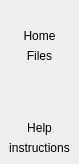
     <widget class="QCustomSlideMenu" name="LeftMenuContainer" native="true">
      <property name="maximumSize">
       <size>
        <width>45</width>
        <height>16777215</height>
       </size>
      </property>
      <layout class="QVBoxLayout" name="verticalLayout">
       <property name="leftMargin">
        <number>0</number>
       </property>
       <property name="topMargin">
        <number>0</number>
       </property>
       <property name="rightMargin">
        <number>0</number>
       </property>
       <property name="bottomMargin">
        <number>0</number>
       </property>
       <item>
        <widget class="QWidget" name="LeftMenuSubContainer" native="true">
         <property name="styleSheet">
          <string notr="true">border-radius:7px;</string>
         </property>
         <layout class="QVBoxLayout" name="verticalLayout_2">
          <property name="spacing">
           <number>0</number>
          </property>
          <property name="leftMargin">
           <number>0</number>
          </property>
          <property name="topMargin">
           <number>0</number>
          </property>
          <property name="rightMargin">
           <number>0</number>
          </property>
          <property name="bottomMargin">
           <number>0</number>
          </property>
          <item alignment="Qt::AlignmentFlag::AlignTop">
           <widget class="QFrame" name="frame">
            <property name="frameShape">
             <enum>QFrame::Shape::StyledPanel</enum>
            </property>
            <property name="frameShadow">
             <enum>QFrame::Shadow::Raised</enum>
            </property>
            <layout class="QVBoxLayout" name="verticalLayout_3">
             <property name="spacing">
              <number>0</number>
             </property>
             <property name="leftMargin">
              <number>0</number>
             </property>
             <property name="topMargin">
              <number>6</number>
             </property>
             <property name="rightMargin">
              <number>0</number>
             </property>
             <property name="bottomMargin">
              <number>0</number>
             </property>
             <item alignment="Qt::AlignmentFlag::AlignHCenter|Qt::AlignmentFlag::AlignVCenter">
              <widget class="QPushButton" name="menuBtn">
               <property name="toolTip">
                <string>Menu</string>
               </property>
               <property name="layoutDirection">
                <enum>Qt::LayoutDirection::LeftToRight</enum>
               </property>
               <property name="autoFillBackground">
                <bool>false</bool>
               </property>
               <property name="text">
                <string/>
               </property>
               <property name="icon">
                <iconset resource="resources.qrc">
                 <normaloff>:/icons/images/icons/icon_menu.png</normaloff>:/icons/images/icons/icon_menu.png</iconset>
               </property>
               <property name="iconSize">
                <size>
                 <width>20</width>
                 <height>20</height>
                </size>
               </property>
              </widget>
             </item>
            </layout>
           </widget>
          </item>
          <item alignment="Qt::AlignmentFlag::AlignTop">
           <widget class="QFrame" name="frame_2">
            <property name="sizePolicy">
             <sizepolicy hsizetype="Preferred" vsizetype="Preferred">
              <horstretch>0</horstretch>
              <verstretch>0</verstretch>
             </sizepolicy>
            </property>
            <property name="frameShape">
             <enum>QFrame::Shape::StyledPanel</enum>
            </property>
            <property name="frameShadow">
             <enum>QFrame::Shadow::Raised</enum>
            </property>
            <layout class="QVBoxLayout" name="verticalLayout_4">
             <item>
              <widget class="QPushButton" name="homeBtn">
               <property name="toolTip">
                <string>Home</string>
               </property>
               <property name="styleSheet">
                <string notr="true"/>
               </property>
               <property name="text">
                <string>Home</string>
               </property>
               <property name="icon">
                <iconset resource="resources.qrc">
                 <normaloff>:/icons/images/icons/cil-home.png</normaloff>:/icons/images/icons/cil-home.png</iconset>
               </property>
               <property name="iconSize">
                <size>
                 <width>36</width>
                 <height>36</height>
                </size>
               </property>
              </widget>
             </item>
             <item>
              <widget class="QPushButton" name="FilesBtn">
               <property name="toolTip">
                <string>Files</string>
               </property>
               <property name="text">
                <string>Files</string>
               </property>
               <property name="icon">
                <iconset resource="resources.qrc">
                 <normaloff>:/icons/images/icons/cil-file.png</normaloff>:/icons/images/icons/cil-file.png</iconset>
               </property>
               <property name="iconSize">
                <size>
                 <width>36</width>
                 <height>36</height>
                </size>
               </property>
              </widget>
             </item>
            </layout>
           </widget>
          </item>
          <item>
           <spacer name="verticalSpacer">
            <property name="orientation">
             <enum>Qt::Orientation::Vertical</enum>
            </property>
            <property name="sizeHint" stdset="0">
             <size>
              <width>20</width>
              <height>40</height>
             </size>
            </property>
           </spacer>
          </item>
          <item alignment="Qt::AlignmentFlag::AlignBottom">
           <widget class="QFrame" name="frame_3">
            <property name="frameShape">
             <enum>QFrame::Shape::StyledPanel</enum>
            </property>
            <property name="frameShadow">
             <enum>QFrame::Shadow::Raised</enum>
            </property>
            <layout class="QVBoxLayout" name="verticalLayout_5">
             <item>
              <widget class="QPushButton" name="helpBtn">
               <property name="toolTip">
                <string>Get more help</string>
               </property>
               <property name="text">
                <string>Help</string>
               </property>
               <property name="icon">
                <iconset resource="resources.qrc">
                 <normaloff>:/icons/images/icons/cil-phone.png</normaloff>:/icons/images/icons/cil-phone.png</iconset>
               </property>
               <property name="iconSize">
                <size>
                 <width>36</width>
                 <height>36</height>
                </size>
               </property>
              </widget>
             </item>
             <item>
              <widget class="QPushButton" name="instructionsBtn">
               <property name="toolTip">
                <string>get instructions </string>
               </property>
               <property name="text">
                <string>instructions</string>
               </property>
               <property name="icon">
                <iconset resource="resources.qrc">
                 <normaloff>:/icons/images/icons/cil-find-in-page.png</normaloff>:/icons/images/icons/cil-find-in-page.png</iconset>
               </property>
               <property name="iconSize">
                <size>
                 <width>36</width>
                 <height>36</height>
                </size>
               </property>
              </widget>
             </item>
            </layout>
           </widget>
          </item>
         </layout>
        </widget>
       </item>
      </layout>
     </widget>
